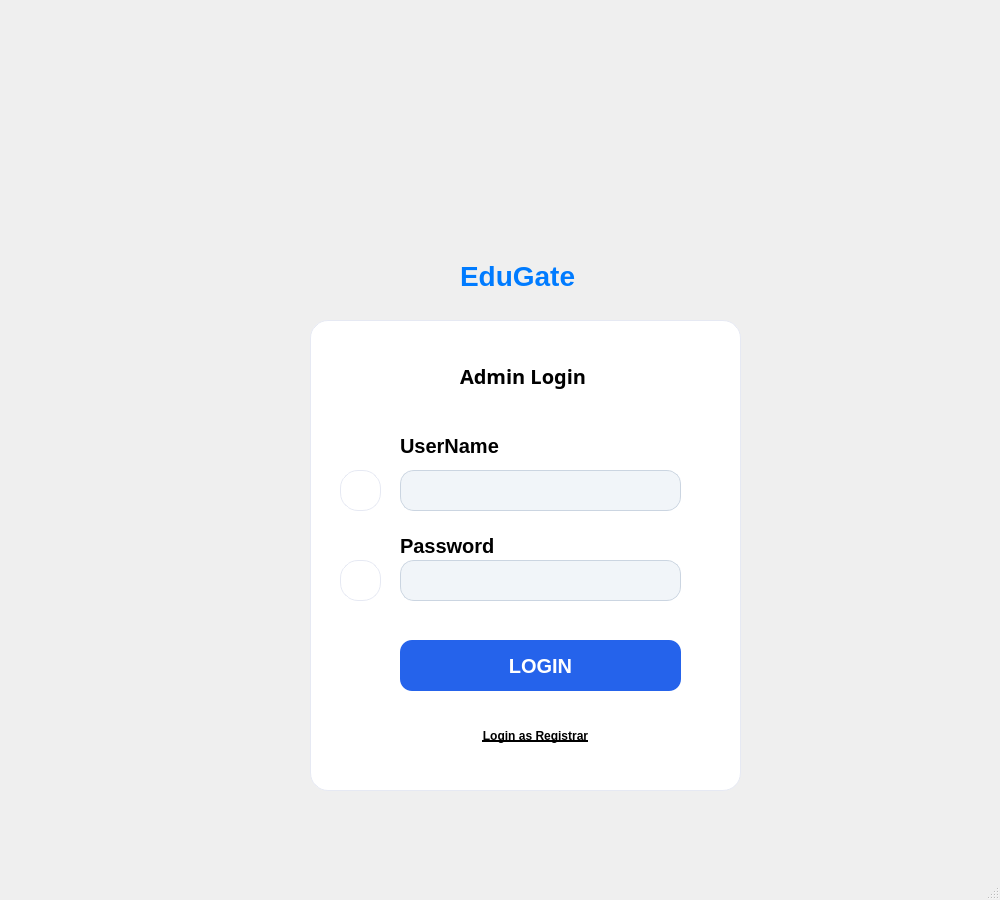
<?xml version="1.0" encoding="UTF-8"?>
<ui version="4.0">
 <class>MainWindow</class>
 <widget class="QMainWindow" name="MainWindow">
  <property name="enabled">
   <bool>true</bool>
  </property>
  <property name="geometry">
   <rect>
    <x>0</x>
    <y>0</y>
    <width>1000</width>
    <height>900</height>
   </rect>
  </property>
  <property name="sizePolicy">
   <sizepolicy hsizetype="Fixed" vsizetype="Fixed">
    <horstretch>0</horstretch>
    <verstretch>0</verstretch>
   </sizepolicy>
  </property>
  <property name="minimumSize">
   <size>
    <width>1000</width>
    <height>900</height>
   </size>
  </property>
  <property name="maximumSize">
   <size>
    <width>1000</width>
    <height>900</height>
   </size>
  </property>
  <property name="windowTitle">
   <string>MainWindow</string>
  </property>
  <property name="layoutDirection">
   <enum>Qt::LeftToRight</enum>
  </property>
  <property name="styleSheet">
   <string notr="true">#centralwidget {
    background-color: qlineargradient(
        spread:pad, x1:0, y1:0, x2:0, y2:1,
        stop:0 #eaf3ff,
        stop:1 #d3e8ff
    );
}</string>
  </property>
  <widget class="QWidget" name="centralwidget">
   <widget class="QFrame" name="frame">
    <property name="geometry">
     <rect>
      <x>310</x>
      <y>320</y>
      <width>431</width>
      <height>471</height>
     </rect>
    </property>
    <property name="sizePolicy">
     <sizepolicy hsizetype="Fixed" vsizetype="Fixed">
      <horstretch>0</horstretch>
      <verstretch>0</verstretch>
     </sizepolicy>
    </property>
    <property name="layoutDirection">
     <enum>Qt::LeftToRight</enum>
    </property>
    <property name="autoFillBackground">
     <bool>false</bool>
    </property>
    <property name="styleSheet">
     <string notr="true">QFrame {
    background: #ffffff;
    border: 1px solid #e6e9f3;
    border-radius: 18px;
}</string>
    </property>
    <property name="frameShape">
     <enum>QFrame::StyledPanel</enum>
    </property>
    <property name="frameShadow">
     <enum>QFrame::Raised</enum>
    </property>
    <widget class="QLabel" name="label">
     <property name="geometry">
      <rect>
       <x>90</x>
       <y>110</y>
       <width>131</width>
       <height>31</height>
      </rect>
     </property>
     <property name="styleSheet">
      <string notr="true">QLabel {
    background-color: transparent;  /* make background see-through */
    border: none;                   /* remove any border/frame */
    color: #000000;                 /* text color */
    font-size: 20px;                /* make text bigger */
    font-weight: bold;              /* optional: make text bold */
    font-family: &quot;Segoe UI&quot;, Arial, sans-serif; /* optional: nicer font */
}</string>
     </property>
     <property name="text">
      <string>UserName</string>
     </property>
    </widget>
    <widget class="QLabel" name="label_2">
     <property name="geometry">
      <rect>
       <x>90</x>
       <y>210</y>
       <width>131</width>
       <height>31</height>
      </rect>
     </property>
     <property name="styleSheet">
      <string notr="true">QLabel {
    background-color: transparent;  /* make background see-through */
    border: none;                   /* remove any border/frame */
    color: #000000;                 /* text color */
    font-size: 20px;                /* make text bigger */
    font-weight: bold;              /* optional: make text bold */
    font-family: &quot;Segoe UI&quot;, Arial, sans-serif; /* optional: nicer font */
}</string>
     </property>
     <property name="text">
      <string>Password</string>
     </property>
    </widget>
    <widget class="QLabel" name="label_3">
     <property name="geometry">
      <rect>
       <x>150</x>
       <y>40</y>
       <width>161</width>
       <height>31</height>
      </rect>
     </property>
     <property name="font">
      <font>
       <family>Segoe UI,Arial,sans-serif</family>
       <pointsize>-1</pointsize>
       <weight>75</weight>
       <bold>true</bold>
      </font>
     </property>
     <property name="styleSheet">
      <string notr="true">QLabel {
    background-color: transparent;  /* make background see-through */
    border: none;                   /* remove any border/frame */
    color: #000000;                 /* text color */
    font-size: 20px;                /* make text bigger */
    font-weight: bold;              /* optional: make text bold */
    font-family: &quot;Segoe UI&quot;, Arial, sans-serif; /* optional: nicer font */
}</string>
     </property>
     <property name="text">
      <string>Admin Login</string>
     </property>
    </widget>
    <widget class="QPushButton" name="pushButton">
     <property name="geometry">
      <rect>
       <x>90</x>
       <y>320</y>
       <width>281</width>
       <height>51</height>
      </rect>
     </property>
     <property name="palette">
      <palette>
       <active>
        <colorrole role="WindowText">
         <brush brushstyle="SolidPattern">
          <color alpha="255">
           <red>255</red>
           <green>255</green>
           <blue>255</blue>
          </color>
         </brush>
        </colorrole>
        <colorrole role="Button">
         <brush brushstyle="SolidPattern">
          <color alpha="255">
           <red>37</red>
           <green>99</green>
           <blue>235</blue>
          </color>
         </brush>
        </colorrole>
        <colorrole role="Text">
         <brush brushstyle="SolidPattern">
          <color alpha="255">
           <red>255</red>
           <green>255</green>
           <blue>255</blue>
          </color>
         </brush>
        </colorrole>
        <colorrole role="ButtonText">
         <brush brushstyle="SolidPattern">
          <color alpha="255">
           <red>255</red>
           <green>255</green>
           <blue>255</blue>
          </color>
         </brush>
        </colorrole>
        <colorrole role="Base">
         <brush brushstyle="SolidPattern">
          <color alpha="255">
           <red>37</red>
           <green>99</green>
           <blue>235</blue>
          </color>
         </brush>
        </colorrole>
        <colorrole role="Window">
         <brush brushstyle="SolidPattern">
          <color alpha="255">
           <red>37</red>
           <green>99</green>
           <blue>235</blue>
          </color>
         </brush>
        </colorrole>
       </active>
       <inactive>
        <colorrole role="WindowText">
         <brush brushstyle="SolidPattern">
          <color alpha="255">
           <red>255</red>
           <green>255</green>
           <blue>255</blue>
          </color>
         </brush>
        </colorrole>
        <colorrole role="Button">
         <brush brushstyle="SolidPattern">
          <color alpha="255">
           <red>37</red>
           <green>99</green>
           <blue>235</blue>
          </color>
         </brush>
        </colorrole>
        <colorrole role="Text">
         <brush brushstyle="SolidPattern">
          <color alpha="255">
           <red>255</red>
           <green>255</green>
           <blue>255</blue>
          </color>
         </brush>
        </colorrole>
        <colorrole role="ButtonText">
         <brush brushstyle="SolidPattern">
          <color alpha="255">
           <red>255</red>
           <green>255</green>
           <blue>255</blue>
          </color>
         </brush>
        </colorrole>
        <colorrole role="Base">
         <brush brushstyle="SolidPattern">
          <color alpha="255">
           <red>37</red>
           <green>99</green>
           <blue>235</blue>
          </color>
         </brush>
        </colorrole>
        <colorrole role="Window">
         <brush brushstyle="SolidPattern">
          <color alpha="255">
           <red>37</red>
           <green>99</green>
           <blue>235</blue>
          </color>
         </brush>
        </colorrole>
       </inactive>
       <disabled>
        <colorrole role="WindowText">
         <brush brushstyle="SolidPattern">
          <color alpha="255">
           <red>229</red>
           <green>231</green>
           <blue>235</blue>
          </color>
         </brush>
        </colorrole>
        <colorrole role="Button">
         <brush brushstyle="SolidPattern">
          <color alpha="255">
           <red>147</red>
           <green>197</green>
           <blue>253</blue>
          </color>
         </brush>
        </colorrole>
        <colorrole role="Text">
         <brush brushstyle="SolidPattern">
          <color alpha="255">
           <red>229</red>
           <green>231</green>
           <blue>235</blue>
          </color>
         </brush>
        </colorrole>
        <colorrole role="ButtonText">
         <brush brushstyle="SolidPattern">
          <color alpha="255">
           <red>229</red>
           <green>231</green>
           <blue>235</blue>
          </color>
         </brush>
        </colorrole>
        <colorrole role="Base">
         <brush brushstyle="SolidPattern">
          <color alpha="255">
           <red>147</red>
           <green>197</green>
           <blue>253</blue>
          </color>
         </brush>
        </colorrole>
        <colorrole role="Window">
         <brush brushstyle="SolidPattern">
          <color alpha="255">
           <red>147</red>
           <green>197</green>
           <blue>253</blue>
          </color>
         </brush>
        </colorrole>
       </disabled>
      </palette>
     </property>
     <property name="font">
      <font>
       <family>Segoe UI</family>
       <pointsize>-1</pointsize>
       <weight>75</weight>
       <bold>true</bold>
      </font>
     </property>
     <property name="styleSheet">
      <string notr="true">QPushButton {
    background-color: #2563eb;     /* blue */
    color: #ffffff;
    border: none;
    border-radius: 12px;           /* smooth border */
    padding: 8px 18px;
    font-family: &quot;Segoe UI&quot;;
    font-size: 20px;
    font-weight: 600;
}

/* hover */
QPushButton:hover {
    background-color: #1d4ed8;
}

/* pressed */
QPushButton:pressed {
    background-color: #1e40af;
}

/* disabled */
QPushButton:disabled {
    background-color: #93c5fd;
    color: #e5e7eb;
}
</string>
     </property>
     <property name="text">
      <string>LOGIN</string>
     </property>
    </widget>
    <widget class="QLineEdit" name="lineEdit">
     <property name="geometry">
      <rect>
       <x>90</x>
       <y>150</y>
       <width>281</width>
       <height>41</height>
      </rect>
     </property>
     <property name="styleSheet">
      <string notr="true">QLineEdit {
    background-color: #f1f5f9;
    color: #0f172a;
    border: 1px solid #cbd5e1;
    border-radius: 14px;
    padding: 9px 12px;
}

QLineEdit:focus {
    border: 1px solid #2563eb;   /* blue focus */
    background-color: #ffffff;
}
</string>
     </property>
     <property name="text">
      <string/>
     </property>
    </widget>
    <widget class="QLineEdit" name="lineEdit_2">
     <property name="geometry">
      <rect>
       <x>90</x>
       <y>240</y>
       <width>281</width>
       <height>41</height>
      </rect>
     </property>
     <property name="styleSheet">
      <string notr="true">QLineEdit {
    background-color: #f1f5f9;
    color: #0f172a;
    border: 1px solid #cbd5e1;
    border-radius: 14px;
    padding: 9px 12px;
}

QLineEdit:focus {
    border: 1px solid #2563eb;   /* blue focus */
    background-color: #ffffff;
}
</string>
     </property>
     <property name="text">
      <string/>
     </property>
     <property name="echoMode">
      <enum>QLineEdit::Password</enum>
     </property>
    </widget>
    <widget class="QPushButton" name="pushButton_2">
     <property name="geometry">
      <rect>
       <x>140</x>
       <y>400</y>
       <width>171</width>
       <height>31</height>
      </rect>
     </property>
     <property name="font">
      <font>
       <weight>75</weight>
       <bold>true</bold>
       <underline>true</underline>
      </font>
     </property>
     <property name="styleSheet">
      <string notr="true">QPushButton {
    background-color: transparent;
    border: none;
    color: black;
    font-weight: bold;   /* optional */
}

QPushButton:hover {
    text-decoration: underline;   /* optional */
}

QPushButton:pressed {
    color: #555;   /* slightly darker when pressed */
}
</string>
     </property>
     <property name="text">
      <string>Login as Registrar</string>
     </property>
    </widget>
    <widget class="QLabel" name="label_6">
     <property name="geometry">
      <rect>
       <x>30</x>
       <y>150</y>
       <width>41</width>
       <height>41</height>
      </rect>
     </property>
     <property name="text">
      <string/>
     </property>
     <property name="pixmap">
      <pixmap>../../../Downloads/user.png</pixmap>
     </property>
     <property name="scaledContents">
      <bool>true</bool>
     </property>
    </widget>
    <widget class="QLabel" name="label_7">
     <property name="geometry">
      <rect>
       <x>30</x>
       <y>240</y>
       <width>41</width>
       <height>41</height>
      </rect>
     </property>
     <property name="text">
      <string/>
     </property>
     <property name="pixmap">
      <pixmap>../../../Downloads/lock.png</pixmap>
     </property>
     <property name="scaledContents">
      <bool>true</bool>
     </property>
    </widget>
    <widget class="QLabel" name="label_8">
     <property name="geometry">
      <rect>
       <x>340</x>
       <y>250</y>
       <width>21</width>
       <height>21</height>
      </rect>
     </property>
     <property name="styleSheet">
      <string notr="true">QLabel {
    border: none;
    background: transparent;
}
</string>
     </property>
     <property name="text">
      <string/>
     </property>
     <property name="pixmap">
      <pixmap>../../../Downloads/eye_visible_hide_hidden_show_icon_145988.png</pixmap>
     </property>
     <property name="scaledContents">
      <bool>true</bool>
     </property>
    </widget>
   </widget>
   <widget class="QLabel" name="label_4">
    <property name="geometry">
     <rect>
      <x>460</x>
      <y>250</y>
      <width>141</width>
      <height>51</height>
     </rect>
    </property>
    <property name="font">
     <font>
      <pointsize>-1</pointsize>
      <weight>75</weight>
      <bold>true</bold>
     </font>
    </property>
    <property name="autoFillBackground">
     <bool>false</bool>
    </property>
    <property name="styleSheet">
     <string notr="true">QLabel {
    color: #007BFF;        /* Blue text */
    font-size: 28px;       /* Bigger text */
    font-weight: bold;     /* Bold */
}
</string>
    </property>
    <property name="text">
     <string>EduGate</string>
    </property>
   </widget>
   <widget class="QLabel" name="label_5">
    <property name="geometry">
     <rect>
      <x>450</x>
      <y>110</y>
      <width>141</width>
      <height>131</height>
     </rect>
    </property>
    <property name="text">
     <string/>
    </property>
    <property name="pixmap">
     <pixmap>../../../Downloads/ChatGPT Image Dec 10, 2025, 02_26_54 PM.png</pixmap>
    </property>
    <property name="scaledContents">
     <bool>true</bool>
    </property>
   </widget>
  </widget>
  <widget class="QStatusBar" name="statusbar"/>
 </widget>
 <resources/>
 <connections/>
</ui>
